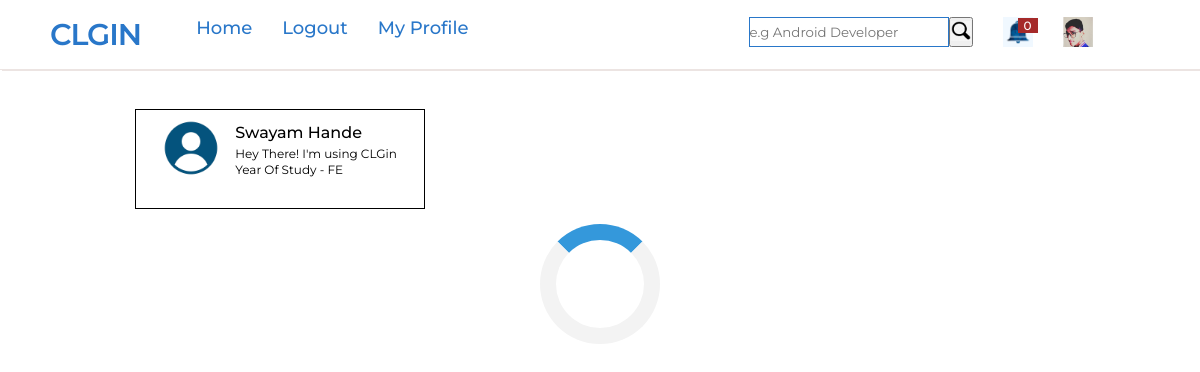
Page /?page=2 (signed in) on the committed database.
### website/models.py (models this page shows, shortened)
class Profile(models.Model):
    objects = RandomManager()
    sno = models.IntegerField(primary_key=True)
    profile_pic = models.ImageField(default="profile-logo.png")
    slug = models.SlugField(max_length = 250, null = True, blank = True)
    name = models.CharField(max_length=255,blank=False)
    user = models.ForeignKey(User,on_delete=models.CASCADE)
    desc = models.TextField(default="Hey There! I'm using CLGin")
    linkedin = models.URLField(max_length=200,blank=True)
    fb = models.URLField(max_length=200,blank=True)
    ig = models.URLField(max_length=200,blank=True)
    phone = models.IntegerField(max_length=13,blank=True,null=True,default=9999999999)
    is_phone = models.BooleanField(blank=True,default=0)
    year = models.CharField(max_length=10,default="FE")

### website/views.py (the view)
# urls.py: path('',views.index,name='index'),
def index(request):
    if request.user.is_authenticated:
        context = {}
        profile = Profile.objects.all()
        works = work.objects.all()
        page = request.GET.get('page', 1)
        paginator = Paginator(profile, 1)
        notifications = Notification.objects.filter(user=request.user)
        notiall = Notification.objects.all()
        curr_user_profile = Profile.objects.get(user=request.user)
        count = 0
        for n in notifications:
            count+=1
        try:
            profile = paginator.page(page)
        except PageNotAnInteger:
            profile = paginator.page(1)
        except EmptyPage:
            profile = paginator.page(paginator.num_pages)
        context['profile'] = profile
        context['count'] = count
        context['notifications'] = notifications
        context['curr_user_profile'] = curr_user_profile
        return render(request, 'index.html', context)
    else:
        return render(request,'home.html')

### template/index.html (shortened to what this page needs)
{%  extends "base.html" %}
{% load static %}
{% block content %}
<link rel="stylesheet" href="{% static 'assets/css/home.css' %}">
<div class="content ">
<div class="left infinite-container">
    {% for p in profile %}
    <div class="infinite-item">
    <a href="{% url 'profile' p.user.username %}" >
    <div class="profile-one ">
        {% if p.profile_pic %}
        <div class="profile-one-image"><img src="{{p.profile_pic.url}}" alt=""></div>
        {% endif %}
        <div>
        <div class="profile-one-name">{{p.name}}</div>
        <div class="profile-one-bio">{{p.desc}}</div>
        <div class="profile-one-bio">Year Of Study - {{p.year}}</div>
        </div>
    </div>
    </a>
    </div>
    {% endfor %}
</div>
  <div class="loader" style="display: none;">
  </div>
</div>
{% endblock %}

### static/assets/css/nav.css (style rules this page uses)
* { margin: 0; padding: 0; outline: none; box-sizing: border-box; font-family: 'Montserrat', sans-serif; }
body { background: #fff; }
.content { align-items: center; display: flexbox; width:80%; margin:2% 10% 0% 10%; }

### static/assets/css/home.css (style rules this page uses)
.left { display: grid; grid-template-columns: 1fr 1fr 1fr; }
.profile-one { border:1px solid #000; min-height:100px; margin:15px; display:grid; grid-template-columns: 1fr 2fr; padding:10px; line-height: 1.6rem; }
.profile-one-image { text-align: center; }
.profile-one-image img { border-radius: 50%; width:56px; height:56px; }
.profile-one-name { font-weight: 500; }
.profile-one-bio { line-height: 1rem; font-size: 12px; }
.content a { text-decoration: none; color:#000; }

### template/index.html (style rules this page uses)
.loader { margin:auto; border: 16px solid #f3f3f3; border-radius: 50%; border-top: 16px solid #3498db; width: 120px; height: 120px; -webkit-animation: spin 2s linear infinite; animation: spin 2s linear infinite; }

### rows in the picture
Profile: profile_pic (picture), name "Swayam Hande", desc "Hey There! I'm using CLGin", year "FE"

### other values in the picture
{{ count }} "0"
